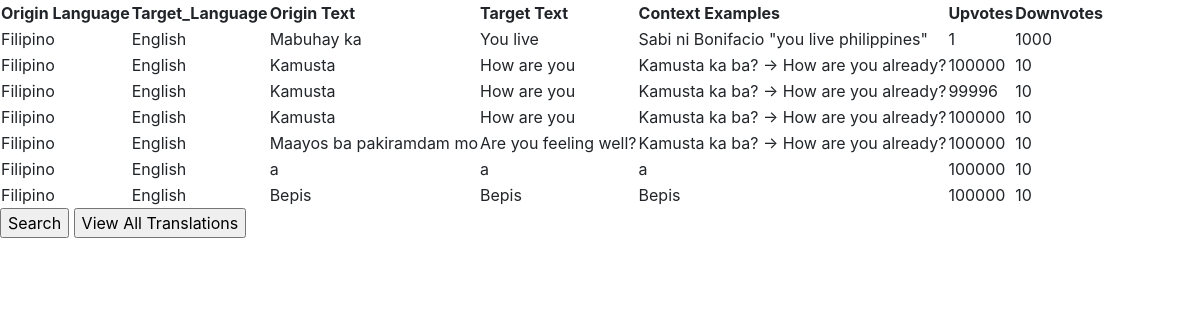
The page /translation/ on the database as committed earlier.
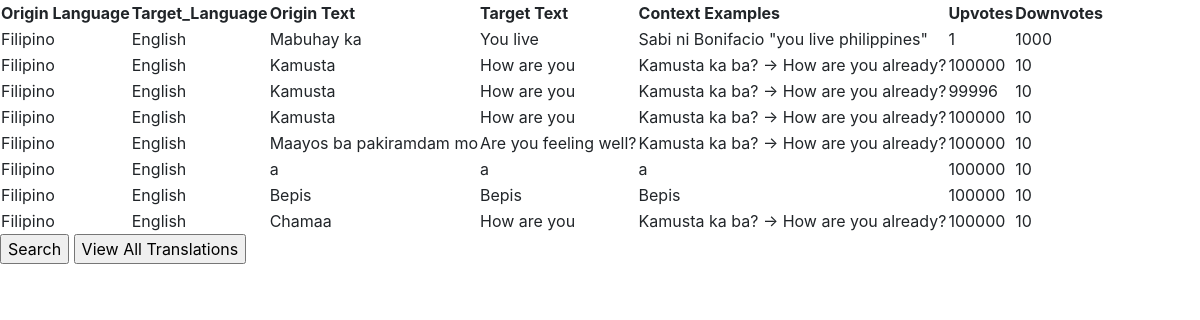
The same page on the database as committed later.
### translation/models.py (models this page shows)
class Translation(models.Model):
	origin_language = models. CharField(max_length = 250, default='Filipino')
	target_language = models. CharField(max_length = 250, default='English')
	origin_text = models. CharField(max_length = 250, default='Kamusta')
	target_text = models. CharField(max_length = 250, default='How are you')
	context_examples = models. CharField(max_length = 500, default='Kamusta ka ba? -> How are you already?')
	upvotes = models.IntegerField(default=100000)
	downvotes = models.IntegerField(default=10)

### translation/views.py (the view)
# urls.py: path('translation/', TranslationListView.as_view(), name = 'translation-list'),
class TranslationListView(ListView):
    template_name = 'translation/translation_list.html'
    queryset = Translation.objects.all()

### translation/templates/translation/translation_list.html
{% extends 'base.html' %}
{% block content %}
<table>
  <tr>
    <th>Origin Language</th>
    <th>Target_Language</th>
    <th>Origin Text</th>
    <th>Target Text</th>
    <th>Context Examples</th>
    <th>Upvotes</th>
    <th>Downvotes</th>
  </tr>
{% for instance in object_list %}
  <tr>
      <td> {{ instance.origin_language }} </td>
      <td> {{ instance.target_language }} </td>
      <td> {{ instance.origin_text }} </td>
      <td> {{ instance.target_text }} </td>
      <td> {{ instance.context_examples }} </td>
      <td> {{ instance.upvotes }} </td>
      <td> {{ instance.downvotes }} </td>
  </tr>
{% endfor %}
</table>
{% endblock %}

Rows that differ between the two databases and show on the page:
added Translation: origin_language "Filipino", target_language "English", origin_text "Chamaa", target_text "How are you", context_examples "Kamusta ka ba? -> How are you already?", upvotes "100000", downvotes "10"
